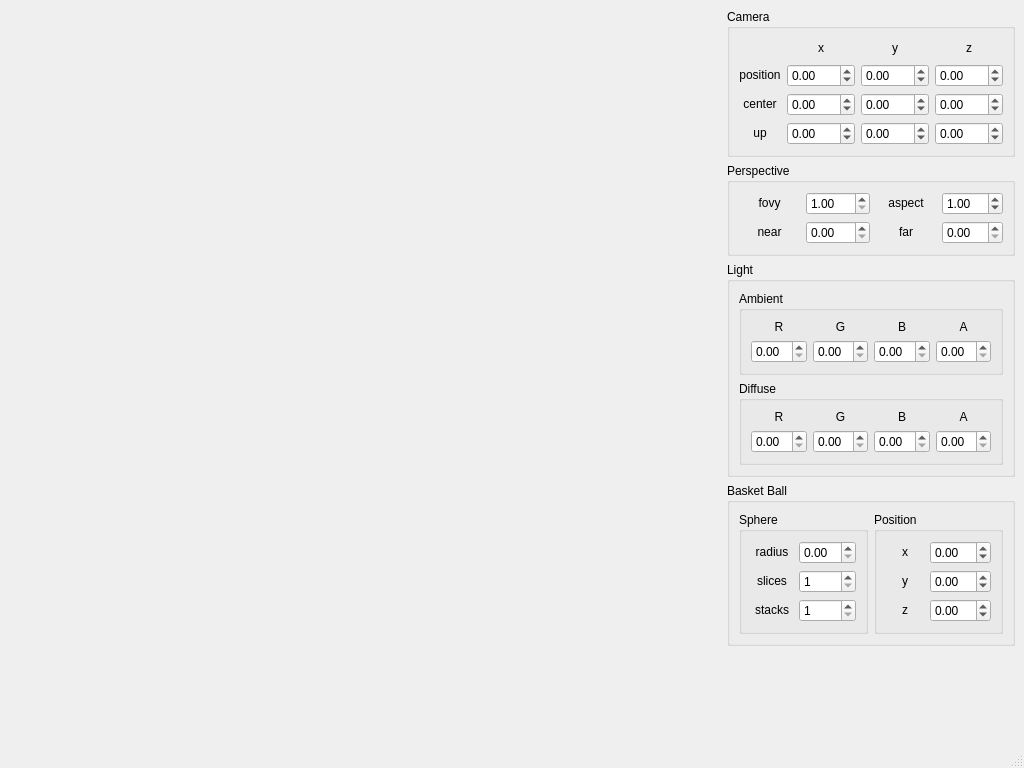
<?xml version="1.0" encoding="UTF-8"?>
<ui version="4.0">
 <class>MainWindow</class>
 <widget class="QMainWindow" name="MainWindow">
  <property name="geometry">
   <rect>
    <x>0</x>
    <y>0</y>
    <width>1024</width>
    <height>768</height>
   </rect>
  </property>
  <property name="sizePolicy">
   <sizepolicy hsizetype="Expanding" vsizetype="Expanding">
    <horstretch>0</horstretch>
    <verstretch>0</verstretch>
   </sizepolicy>
  </property>
  <property name="windowTitle">
   <string>Gym</string>
  </property>
  <widget class="QWidget" name="centralwidget">
   <layout class="QHBoxLayout" name="horizontalLayout_2" stretch="6,1">
    <item>
     <layout class="QVBoxLayout" name="scenePartLayout">
      <property name="spacing">
       <number>0</number>
      </property>
      <item>
       <spacer name="horizontalSpacer">
        <property name="orientation">
         <enum>Qt::Horizontal</enum>
        </property>
        <property name="sizeHint" stdset="0">
         <size>
          <width>40</width>
          <height>20</height>
         </size>
        </property>
       </spacer>
      </item>
     </layout>
    </item>
    <item>
     <layout class="QVBoxLayout" name="verticalLayout">
      <item>
       <widget class="QGroupBox" name="cameraBox">
        <property name="title">
         <string>Camera</string>
        </property>
        <layout class="QGridLayout" name="gridLayout">
         <property name="sizeConstraint">
          <enum>QLayout::SetMinAndMaxSize</enum>
         </property>
         <item row="0" column="0">
          <spacer name="horizontalSpacer_2">
           <property name="orientation">
            <enum>Qt::Horizontal</enum>
           </property>
           <property name="sizeHint" stdset="0">
            <size>
             <width>56</width>
             <height>20</height>
            </size>
           </property>
          </spacer>
         </item>
         <item row="0" column="1">
          <widget class="QLabel" name="label_2">
           <property name="text">
            <string>&lt;center&gt;x&lt;/center&gt;</string>
           </property>
           <property name="buddy">
            <cstring>cameraPosXBox</cstring>
           </property>
          </widget>
         </item>
         <item row="0" column="2">
          <widget class="QLabel" name="label_3">
           <property name="text">
            <string>&lt;center&gt;y&lt;/center&gt;</string>
           </property>
           <property name="buddy">
            <cstring>cameraPosYBox</cstring>
           </property>
          </widget>
         </item>
         <item row="0" column="3">
          <widget class="QLabel" name="label_4">
           <property name="text">
            <string>&lt;center&gt;z&lt;/center&gt;</string>
           </property>
           <property name="buddy">
            <cstring>cameraPosZBox</cstring>
           </property>
          </widget>
         </item>
         <item row="1" column="0">
          <widget class="QLabel" name="label">
           <property name="text">
            <string>&lt;center&gt;position&lt;/center&gt;</string>
           </property>
           <property name="buddy">
            <cstring>cameraPosXBox</cstring>
           </property>
          </widget>
         </item>
         <item row="1" column="1">
          <widget class="QDoubleSpinBox" name="cameraPosXBox">
           <property name="minimum">
            <double>-100.000000000000000</double>
           </property>
           <property name="maximum">
            <double>100.000000000000000</double>
           </property>
           <property name="singleStep">
            <double>0.100000000000000</double>
           </property>
          </widget>
         </item>
         <item row="1" column="2">
          <widget class="QDoubleSpinBox" name="cameraPosYBox">
           <property name="minimum">
            <double>-100.000000000000000</double>
           </property>
           <property name="maximum">
            <double>100.000000000000000</double>
           </property>
           <property name="singleStep">
            <double>0.100000000000000</double>
           </property>
          </widget>
         </item>
         <item row="1" column="3">
          <widget class="QDoubleSpinBox" name="cameraPosZBox">
           <property name="minimum">
            <double>-100.000000000000000</double>
           </property>
           <property name="maximum">
            <double>100.000000000000000</double>
           </property>
           <property name="singleStep">
            <double>0.100000000000000</double>
           </property>
          </widget>
         </item>
         <item row="2" column="0">
          <widget class="QLabel" name="label_5">
           <property name="text">
            <string>&lt;center&gt;center&lt;/center&gt;</string>
           </property>
           <property name="buddy">
            <cstring>cameraCenterXBox</cstring>
           </property>
          </widget>
         </item>
         <item row="2" column="1">
          <widget class="QDoubleSpinBox" name="cameraCenterXBox">
           <property name="minimum">
            <double>-10.000000000000000</double>
           </property>
           <property name="maximum">
            <double>10.000000000000000</double>
           </property>
           <property name="singleStep">
            <double>0.100000000000000</double>
           </property>
          </widget>
         </item>
         <item row="2" column="2">
          <widget class="QDoubleSpinBox" name="cameraCenterYBox">
           <property name="minimum">
            <double>-10.000000000000000</double>
           </property>
           <property name="maximum">
            <double>10.000000000000000</double>
           </property>
           <property name="singleStep">
            <double>0.100000000000000</double>
           </property>
          </widget>
         </item>
         <item row="2" column="3">
          <widget class="QDoubleSpinBox" name="cameraCenterZBox">
           <property name="minimum">
            <double>-10.000000000000000</double>
           </property>
           <property name="maximum">
            <double>10.000000000000000</double>
           </property>
           <property name="singleStep">
            <double>0.100000000000000</double>
           </property>
          </widget>
         </item>
         <item row="3" column="0">
          <widget class="QLabel" name="label_6">
           <property name="text">
            <string>&lt;center&gt;up&lt;/center&gt;</string>
           </property>
           <property name="buddy">
            <cstring>cameraUpXBox</cstring>
           </property>
          </widget>
         </item>
         <item row="3" column="1">
          <widget class="QDoubleSpinBox" name="cameraUpXBox">
           <property name="minimum">
            <double>-2.000000000000000</double>
           </property>
           <property name="maximum">
            <double>2.000000000000000</double>
           </property>
           <property name="singleStep">
            <double>1.000000000000000</double>
           </property>
          </widget>
         </item>
         <item row="3" column="2">
          <widget class="QDoubleSpinBox" name="cameraUpYBox">
           <property name="minimum">
            <double>-2.000000000000000</double>
           </property>
           <property name="maximum">
            <double>2.000000000000000</double>
           </property>
          </widget>
         </item>
         <item row="3" column="3">
          <widget class="QDoubleSpinBox" name="cameraUpZBox">
           <property name="minimum">
            <double>-2.000000000000000</double>
           </property>
           <property name="maximum">
            <double>2.000000000000000</double>
           </property>
          </widget>
         </item>
        </layout>
       </widget>
      </item>
      <item>
       <widget class="QGroupBox" name="perspectiveBox">
        <property name="title">
         <string>Perspective</string>
        </property>
        <layout class="QGridLayout" name="gridLayout_6">
         <property name="sizeConstraint">
          <enum>QLayout::SetMinAndMaxSize</enum>
         </property>
         <item row="0" column="0">
          <widget class="QLabel" name="label_17">
           <property name="text">
            <string>&lt;center&gt;fovy&lt;/center&gt;</string>
           </property>
           <property name="buddy">
            <cstring>fovyBox</cstring>
           </property>
          </widget>
         </item>
         <item row="0" column="1">
          <widget class="QDoubleSpinBox" name="fovyBox">
           <property name="minimum">
            <double>1.000000000000000</double>
           </property>
           <property name="maximum">
            <double>179.000000000000000</double>
           </property>
          </widget>
         </item>
         <item row="0" column="2">
          <widget class="QLabel" name="label_18">
           <property name="text">
            <string>&lt;center&gt;aspect&lt;/center&gt;</string>
           </property>
           <property name="buddy">
            <cstring>aspectBox</cstring>
           </property>
          </widget>
         </item>
         <item row="0" column="3">
          <widget class="QDoubleSpinBox" name="aspectBox">
           <property name="minimum">
            <double>0.100000000000000</double>
           </property>
           <property name="maximum">
            <double>10.000000000000000</double>
           </property>
           <property name="singleStep">
            <double>0.100000000000000</double>
           </property>
           <property name="value">
            <double>1.000000000000000</double>
           </property>
          </widget>
         </item>
         <item row="1" column="0">
          <widget class="QLabel" name="label_19">
           <property name="text">
            <string>&lt;center&gt;near&lt;/center&gt;</string>
           </property>
           <property name="buddy">
            <cstring>nearBox</cstring>
           </property>
          </widget>
         </item>
         <item row="1" column="1">
          <widget class="QDoubleSpinBox" name="nearBox"/>
         </item>
         <item row="1" column="2">
          <widget class="QLabel" name="label_20">
           <property name="text">
            <string>&lt;center&gt;far&lt;/center&gt;</string>
           </property>
           <property name="buddy">
            <cstring>farBox</cstring>
           </property>
          </widget>
         </item>
         <item row="1" column="3">
          <widget class="QDoubleSpinBox" name="farBox"/>
         </item>
        </layout>
       </widget>
      </item>
      <item>
       <widget class="QGroupBox" name="lightBox">
        <property name="title">
         <string>Light</string>
        </property>
        <layout class="QGridLayout" name="gridLayout_8">
         <item row="0" column="0">
          <widget class="QGroupBox" name="groupBox">
           <property name="title">
            <string>Ambient</string>
           </property>
           <layout class="QGridLayout" name="gridLayout_4">
            <item row="0" column="0">
             <widget class="QLabel" name="label_13">
              <property name="text">
               <string>&lt;center&gt;R&lt;/center&gt;</string>
              </property>
             </widget>
            </item>
            <item row="0" column="1">
             <widget class="QLabel" name="label_14">
              <property name="text">
               <string>&lt;center&gt;G&lt;/center&gt;</string>
              </property>
             </widget>
            </item>
            <item row="0" column="2">
             <widget class="QLabel" name="label_15">
              <property name="text">
               <string>&lt;center&gt;B&lt;/center&gt;</string>
              </property>
             </widget>
            </item>
            <item row="0" column="3">
             <widget class="QLabel" name="label_16">
              <property name="text">
               <string>&lt;center&gt;A&lt;/center&gt;</string>
              </property>
             </widget>
            </item>
            <item row="1" column="0">
             <widget class="QDoubleSpinBox" name="lightAmbientRBox">
              <property name="maximum">
               <double>1.000000000000000</double>
              </property>
              <property name="singleStep">
               <double>0.100000000000000</double>
              </property>
             </widget>
            </item>
            <item row="1" column="1">
             <widget class="QDoubleSpinBox" name="lightAmbientGBox">
              <property name="maximum">
               <double>1.000000000000000</double>
              </property>
              <property name="singleStep">
               <double>0.100000000000000</double>
              </property>
             </widget>
            </item>
            <item row="1" column="2">
             <widget class="QDoubleSpinBox" name="lightAmbientBBox">
              <property name="maximum">
               <double>1.000000000000000</double>
              </property>
              <property name="singleStep">
               <double>0.100000000000000</double>
              </property>
             </widget>
            </item>
            <item row="1" column="3">
             <widget class="QDoubleSpinBox" name="lightAmbientABox">
              <property name="maximum">
               <double>1.000000000000000</double>
              </property>
              <property name="singleStep">
               <double>0.100000000000000</double>
              </property>
             </widget>
            </item>
           </layout>
          </widget>
         </item>
         <item row="1" column="0">
          <widget class="QGroupBox" name="groupBox_2">
           <property name="title">
            <string>Diffuse</string>
           </property>
           <layout class="QGridLayout" name="gridLayout_7">
            <item row="0" column="0">
             <widget class="QLabel" name="label_21">
              <property name="text">
               <string>&lt;center&gt;R&lt;/center&gt;</string>
              </property>
             </widget>
            </item>
            <item row="0" column="1">
             <widget class="QLabel" name="label_22">
              <property name="text">
               <string>&lt;center&gt;G&lt;/center&gt;</string>
              </property>
             </widget>
            </item>
            <item row="0" column="2">
             <widget class="QLabel" name="label_23">
              <property name="text">
               <string>&lt;center&gt;B&lt;/center&gt;</string>
              </property>
             </widget>
            </item>
            <item row="0" column="3">
             <widget class="QLabel" name="label_24">
              <property name="text">
               <string>&lt;center&gt;A&lt;/center&gt;</string>
              </property>
             </widget>
            </item>
            <item row="1" column="0">
             <widget class="QDoubleSpinBox" name="lightDiffuseRBox">
              <property name="maximum">
               <double>1.000000000000000</double>
              </property>
              <property name="singleStep">
               <double>0.100000000000000</double>
              </property>
             </widget>
            </item>
            <item row="1" column="1">
             <widget class="QDoubleSpinBox" name="lightDiffuseGBox">
              <property name="maximum">
               <double>1.000000000000000</double>
              </property>
              <property name="singleStep">
               <double>0.100000000000000</double>
              </property>
             </widget>
            </item>
            <item row="1" column="2">
             <widget class="QDoubleSpinBox" name="lightDiffuseBBox">
              <property name="maximum">
               <double>1.000000000000000</double>
              </property>
              <property name="singleStep">
               <double>0.100000000000000</double>
              </property>
             </widget>
            </item>
            <item row="1" column="3">
             <widget class="QDoubleSpinBox" name="lightDiffuseABox">
              <property name="maximum">
               <double>1.000000000000000</double>
              </property>
              <property name="singleStep">
               <double>0.100000000000000</double>
              </property>
             </widget>
            </item>
           </layout>
          </widget>
         </item>
        </layout>
       </widget>
      </item>
      <item>
       <widget class="QGroupBox" name="basketballBox">
        <property name="title">
         <string>Basket Ball</string>
        </property>
        <layout class="QGridLayout" name="gridLayout_5">
         <item row="0" column="0">
          <layout class="QHBoxLayout" name="horizontalLayout">
           <item>
            <widget class="QGroupBox" name="SphereBox">
             <property name="title">
              <string>Sphere</string>
             </property>
             <layout class="QGridLayout" name="gridLayout_2">
              <item row="0" column="0">
               <widget class="QLabel" name="label_7">
                <property name="text">
                 <string>&lt;center&gt;radius&lt;/center&gt;</string>
                </property>
                <property name="buddy">
                 <cstring>sphereRadiusBox</cstring>
                </property>
               </widget>
              </item>
              <item row="0" column="1">
               <widget class="QDoubleSpinBox" name="sphereRadiusBox">
                <property name="maximum">
                 <double>10.000000000000000</double>
                </property>
                <property name="singleStep">
                 <double>0.100000000000000</double>
                </property>
               </widget>
              </item>
              <item row="1" column="0">
               <widget class="QLabel" name="label_8">
                <property name="text">
                 <string>&lt;center&gt;slices&lt;/center&gt;</string>
                </property>
                <property name="buddy">
                 <cstring>sphereSlicesBox</cstring>
                </property>
               </widget>
              </item>
              <item row="1" column="1">
               <widget class="QSpinBox" name="sphereSlicesBox">
                <property name="minimum">
                 <number>1</number>
                </property>
                <property name="maximum">
                 <number>1000</number>
                </property>
                <property name="singleStep">
                 <number>10</number>
                </property>
               </widget>
              </item>
              <item row="2" column="0">
               <widget class="QLabel" name="label_9">
                <property name="text">
                 <string>&lt;center&gt;stacks&lt;/center&gt;</string>
                </property>
                <property name="buddy">
                 <cstring>sphereStacksBox</cstring>
                </property>
               </widget>
              </item>
              <item row="2" column="1">
               <widget class="QSpinBox" name="sphereStacksBox">
                <property name="minimum">
                 <number>1</number>
                </property>
                <property name="maximum">
                 <number>1000</number>
                </property>
                <property name="singleStep">
                 <number>10</number>
                </property>
               </widget>
              </item>
             </layout>
            </widget>
           </item>
           <item>
            <widget class="QGroupBox" name="ballPosBox">
             <property name="title">
              <string>Position</string>
             </property>
             <layout class="QGridLayout" name="gridLayout_3">
              <item row="0" column="0">
               <widget class="QLabel" name="label_10">
                <property name="text">
                 <string>&lt;center&gt;x&lt;/center&gt;</string>
                </property>
                <property name="buddy">
                 <cstring>ballPosXBox</cstring>
                </property>
               </widget>
              </item>
              <item row="0" column="1">
               <widget class="QDoubleSpinBox" name="ballPosXBox">
                <property name="minimum">
                 <double>-10.000000000000000</double>
                </property>
                <property name="maximum">
                 <double>10.000000000000000</double>
                </property>
                <property name="singleStep">
                 <double>0.100000000000000</double>
                </property>
               </widget>
              </item>
              <item row="1" column="0">
               <widget class="QLabel" name="label_11">
                <property name="text">
                 <string>&lt;center&gt;y&lt;/center&gt;</string>
                </property>
                <property name="buddy">
                 <cstring>ballPosYBox</cstring>
                </property>
               </widget>
              </item>
              <item row="1" column="1">
               <widget class="QDoubleSpinBox" name="ballPosYBox">
                <property name="minimum">
                 <double>-10.000000000000000</double>
                </property>
                <property name="maximum">
                 <double>10.000000000000000</double>
                </property>
                <property name="singleStep">
                 <double>0.100000000000000</double>
                </property>
               </widget>
              </item>
              <item row="2" column="0">
               <widget class="QLabel" name="label_12">
                <property name="text">
                 <string>&lt;center&gt;z&lt;/center&gt;</string>
                </property>
                <property name="buddy">
                 <cstring>ballPosZBox</cstring>
                </property>
               </widget>
              </item>
              <item row="2" column="1">
               <widget class="QDoubleSpinBox" name="ballPosZBox">
                <property name="minimum">
                 <double>-10.000000000000000</double>
                </property>
                <property name="maximum">
                 <double>10.000000000000000</double>
                </property>
                <property name="singleStep">
                 <double>0.100000000000000</double>
                </property>
               </widget>
              </item>
             </layout>
             <zorder>label_10</zorder>
             <zorder>label_11</zorder>
             <zorder>label_12</zorder>
             <zorder>ballPosXBox</zorder>
             <zorder>ballPosYBox</zorder>
             <zorder>ballPosZBox</zorder>
            </widget>
           </item>
          </layout>
         </item>
        </layout>
       </widget>
      </item>
      <item>
       <spacer name="verticalSpacer">
        <property name="orientation">
         <enum>Qt::Vertical</enum>
        </property>
        <property name="sizeHint" stdset="0">
         <size>
          <width>20</width>
          <height>40</height>
         </size>
        </property>
       </spacer>
      </item>
     </layout>
    </item>
   </layout>
  </widget>
  <widget class="QMenuBar" name="menubar">
   <property name="geometry">
    <rect>
     <x>0</x>
     <y>0</y>
     <width>1024</width>
     <height>26</height>
    </rect>
   </property>
  </widget>
  <widget class="QStatusBar" name="statusbar"/>
 </widget>
 <tabstops>
  <tabstop>cameraPosXBox</tabstop>
  <tabstop>cameraPosYBox</tabstop>
  <tabstop>cameraPosZBox</tabstop>
  <tabstop>cameraCenterXBox</tabstop>
  <tabstop>cameraCenterYBox</tabstop>
  <tabstop>cameraCenterZBox</tabstop>
  <tabstop>cameraUpXBox</tabstop>
  <tabstop>cameraUpYBox</tabstop>
  <tabstop>cameraUpZBox</tabstop>
  <tabstop>fovyBox</tabstop>
  <tabstop>aspectBox</tabstop>
  <tabstop>nearBox</tabstop>
  <tabstop>farBox</tabstop>
  <tabstop>lightAmbientRBox</tabstop>
  <tabstop>lightAmbientGBox</tabstop>
  <tabstop>lightAmbientBBox</tabstop>
  <tabstop>lightAmbientABox</tabstop>
  <tabstop>lightDiffuseRBox</tabstop>
  <tabstop>lightDiffuseGBox</tabstop>
  <tabstop>lightDiffuseBBox</tabstop>
  <tabstop>lightDiffuseABox</tabstop>
  <tabstop>sphereRadiusBox</tabstop>
  <tabstop>sphereSlicesBox</tabstop>
  <tabstop>sphereStacksBox</tabstop>
  <tabstop>ballPosXBox</tabstop>
  <tabstop>ballPosYBox</tabstop>
  <tabstop>ballPosZBox</tabstop>
 </tabstops>
 <resources/>
 <connections/>
 <slots>
  <signal>cameraPosChanged(GLdouble,GLdouble,GLdouble)</signal>
 </slots>
</ui>
